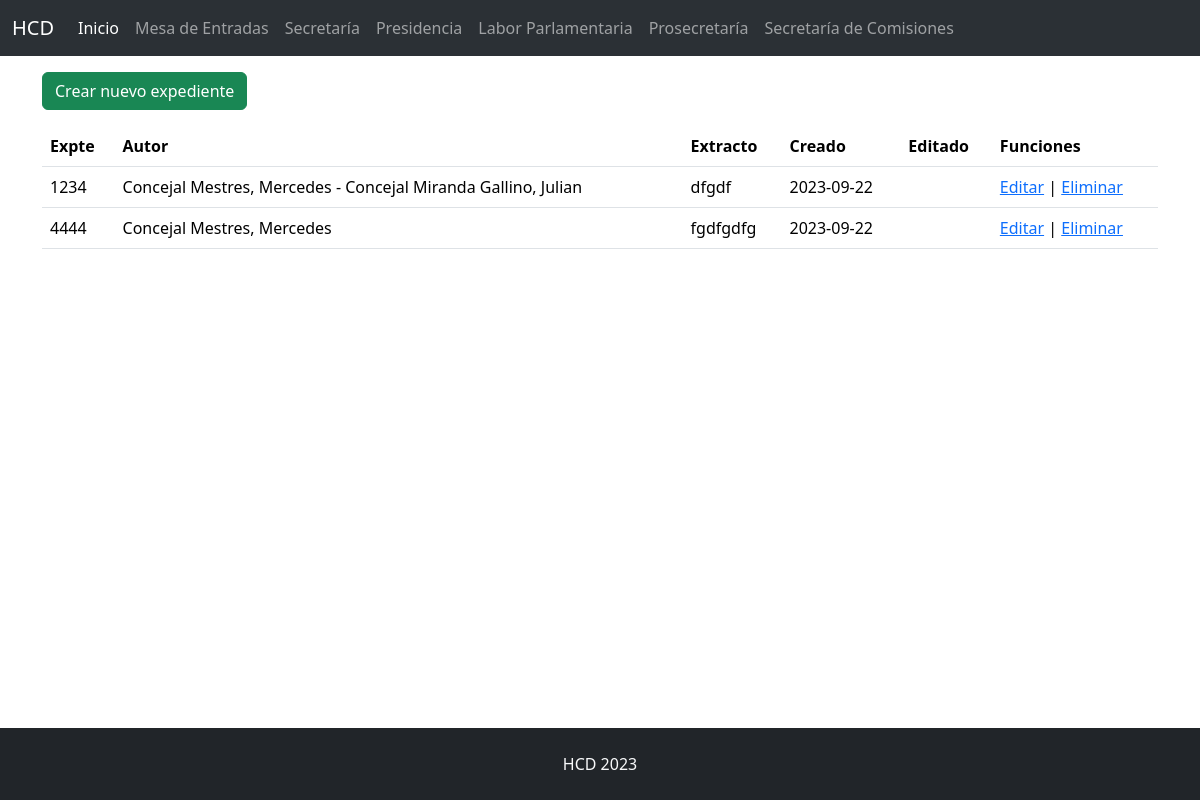
The page /mesa/index.php on the database its author committed.
### tables this page shows
CREATE TABLE `mesa` (
  `id` int(133) NOT NULL,
  `expte` varchar(255) DEFAULT NULL,
  `archivo` varchar(255) DEFAULT NULL,
  `adjunto` varchar(255) DEFAULT NULL,
  `extracto` longtext DEFAULT NULL,
  `letra` varchar(255) DEFAULT NULL,
  `paginas` int(133) DEFAULT NULL,
  `autor` varchar(255) DEFAULT NULL,
  `estado` varchar(255) DEFAULT NULL,
  `tipo` varchar(255) DEFAULT NULL,
  `creado` date DEFAULT NULL,
  `editado` date DEFAULT NULL
);

### mesa/index.php (the view)
<?php include('../cabecera.php'); ?>
    <main class="container my-3">
        <a href="nuevo" class="btn btn-success mb-3">Crear nuevo expediente</a>
        <table class="table">
            <tr>
                <th>Expte</th>
                <th>Autor</th>
                <th>Extracto</th>
                <th>Creado</th>
                <th>Editado</th>
                <th>Funciones</th>
            </tr>
            <?php
            $consulta = mysqli_query($conexion, "SELECT * FROM mesa ORDER BY id DESC");
            while ($campo = mysqli_fetch_assoc($consulta)) {
            ?>
                <tr>
                    <td><?php echo $campo['expte']; ?></td>
                    <td><?php echo $campo['autor']; ?></td>
                    <td><?php echo $campo['extracto']; ?></td>
                    <td><?php echo $campo['creado']; ?></td>
                    <td><?php echo $campo['editado']; ?></td>
                    <td><a href="editar?id=<?php echo $campo['id']; ?>">Editar</a> | <a href="eliminar?id=<?php echo $campo['id']; ?>" onclick="return confirm('¿Desea eliminar el expediente <?php echo $campo['expte']; ?>?')">Eliminar</a></td>
                </tr>
            <?php
            }
            ?>
        </table>
    </main>
<?php include('../pie.php'); ?>

### css/estilo.css (style rules this page uses)
html { height: 100%; }
body { display: flex; flex-direction: column; min-height: 100%; }

### rows shown on the page
mesa: expte "1234", autor "Concejal Mestres, Mercedes - Concejal Miranda Gallino, Julian", extracto "dfgdf", creado "2023-09-22"
mesa: expte "4444", autor "Concejal Mestres, Mercedes", extracto "fgdfgdfg", creado "2023-09-22"
